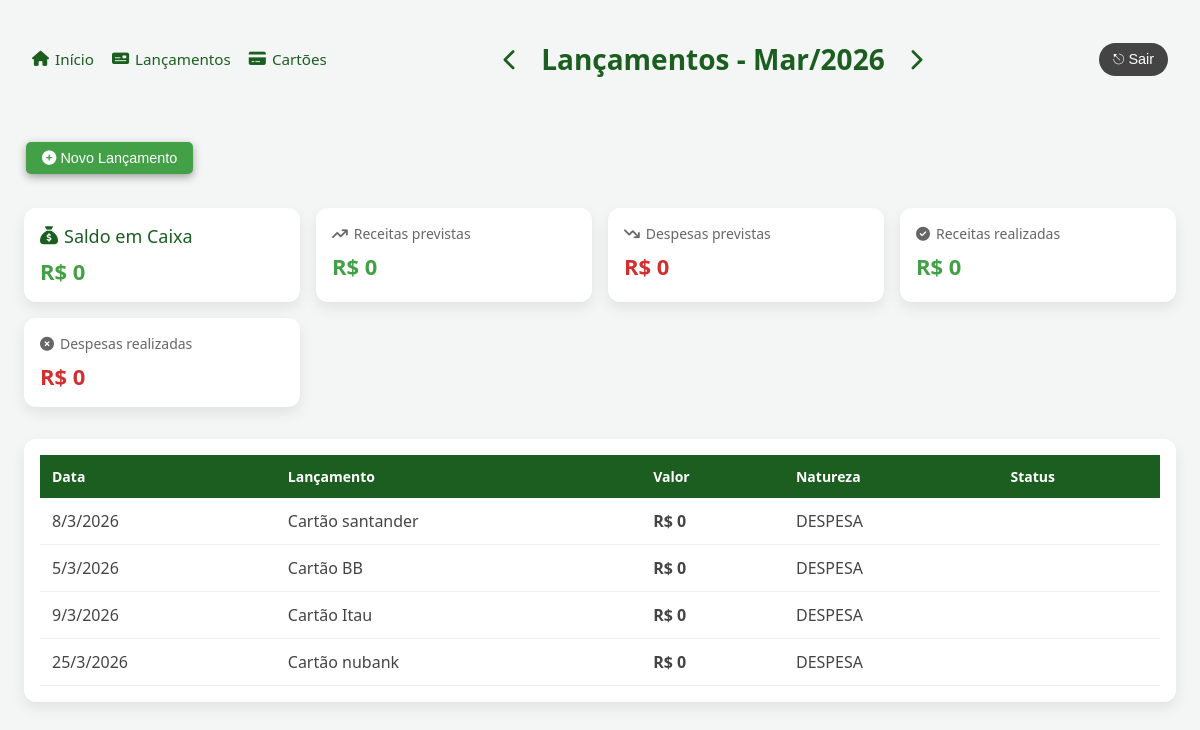
The app's page /home/?mes=3&ano=2026 with its own data.
### contas/models/cartao.py (models this page shows, shortened)
class Cartao(models.Model):
    descricao = models.CharField(max_length=70)
    limite = models.FloatField()
    fechamento = models.IntegerField()
    vencimento = models.IntegerField()
    dt_criacao = models.DateTimeField(auto_now=True)
    dt_update = models.DateTimeField(auto_now=True)
    class Meta:
        verbose_name_plural = 'Cartoes'

### contas/models/competencia.py (models this page shows, shortened)
class Competencia(models.Model):
    mes = models.PositiveSmallIntegerField()
    ano = models.PositiveSmallIntegerField()
    class Meta:
        unique_together = ('mes', 'ano')
        ordering = ['ano', 'mes']
    def mes_nome(self):
        MESES = [
            '', 'Jan', 'Fev', 'Mar', 'Abr', 'Mai', 'Jun',
            'Jul', 'Ago', 'Set', 'Out', 'Nov', 'Dez'
        ]
        return MESES[self.mes]

### contas/views/index.py (the view)
# urls.py: 2. Add a URL to urlpatterns:  path('', views.home, name='home')
def home(request):
    hoje = date.today()
    mes = request.GET.get('mes')
    ano = request.GET.get('ano')
    competencia = competencia_service.obter_ou_criar_competencia(
        mes=int(mes) if mes else hoje.month,
        ano=int(ano) if ano else hoje.year
    )
    lancamentos = Lancamento.objects.filter(
        data__month=competencia.mes,
        data__year=competencia.ano,
        fatura = None
    )
    cartoes = Cartao.objects.all()
    for c in cartoes:
        c.fatura = fatura_service.total_fatura_por_cartao(c, competencia)
    return render(request, 'contas/home.html', {
        'competencia': competencia,
        'lancamentos': lancamentos,
        'anterior': competencia_service.anterior(mes, ano),
        'proximo': competencia_service.proximo(mes, ano),
        'receitas_previstas': competencia_service.total_receitas_previstas(competencia),
        'despesas_previstas': competencia_service.total_despesas_previstas(competencia),
        'receitas_realizadas': competencia_service.total_receitas_realizadas(competencia),
        'despesas_realizadas': competencia_service.total_despesas_realizadas(competencia),
        'saldo_em_caixa': competencia_service.saldo_em_caixa(competencia),
        'form_action': "lancamentos_create_path",
        'path': reverse('home_path', args=None),
        'cartao': None,
        'cartoes': cartoes,
        'titulo': f"Lançamentos - { competencia.mes_nome() }/{ competencia.ano }",
        'titulo_tem_setas': True
    })

### contas/services/competencia_service.py (called while the page is built)
def obter_ou_criar_competencia(mes=None, ano=None):
    hoje = date.today()
    mes = mes or hoje.month
    ano = ano or hoje.year
    competencia, _ = Competencia.objects.get_or_create(
        mes=mes,
        ano=ano
    )
    return competencia

def anterior(mes, ano):
    atual = obter_ou_criar_competencia(mes, ano)
    if atual.mes == 1:
        novo_mes = 12
        novo_ano = atual.ano - 1
    else:
        novo_mes = atual.mes - 1
        novo_ano = atual.ano
    return {
        "mes": novo_mes,
        "ano": novo_ano
    }

def proximo(mes, ano):
    atual = obter_ou_criar_competencia(mes, ano)
    if atual.mes == 12:
        novo_mes = 1
        novo_ano = atual.ano + 1
    else:
        novo_mes =  atual.mes + 1
        novo_ano = atual.ano
    return {
        "mes": novo_mes,
        "ano": novo_ano
    }

def total_receitas_previstas(competencia):
    lancamentos = lancamento_service.get_receitas_competencia(competencia).filter(
        fatura = None
    )
    return soma_lancamentos(lancamentos)

def total_despesas_previstas(competencia):
    lancamentos = lancamento_service.get_despesas_competencia(competencia).filter(
        fatura = None
    )
    return soma_lancamentos(lancamentos)

def total_receitas_realizadas(competencia):
    lancamentos = lancamento_service.get_receitas_competencia(competencia).filter(pago = True)
    return soma_lancamentos(lancamentos)

def total_despesas_realizadas(competencia):
    lancamentos = lancamento_service.get_despesas_competencia(competencia).filter(pago = True)
    return soma_lancamentos(lancamentos)

def soma_lancamentos(lancamentos):
    soma = 0
    for l in lancamentos:
        soma += l.valor
    return soma

def saldo_em_caixa(competencia):
    return total_receitas_realizadas(competencia) - total_despesas_realizadas(competencia)

### contas/services/fatura_service.py (called while the page is built)
def obter_ou_criar_fatura(cartao, competencia):
    fatura, created = Fatura.objects.get_or_create(
        cartao=cartao,
        competencia=competencia
    )
    return fatura

def get_despesas_fatura(fatura):
    lancamentos = lancamento_service.get_despesas_competencia(fatura.competencia)
    lancamentos_fatura = lancamentos.filter(
        fatura = fatura
    )
    return competencia_service.soma_lancamentos(lancamentos_fatura)

def total_fatura(fatura):
    return get_receitas_fatura(fatura) - get_despesas_fatura(fatura)

def total_fatura_por_cartao(cartao, competencia):
    return total_fatura(obter_ou_criar_fatura(cartao, competencia))

### contas/templates/contas/home.html (shortened to what this page needs)
{% load static %}
<!DOCTYPE html>
<html lang="pt-br">
<head>
    <link rel="stylesheet"
          href="https://cdnjs.cloudflare.com/ajax/libs/font-awesome/6.5.1/css/all.min.css"/>
    <link rel="stylesheet" href="{% static 'contas/app.css' %}">
</head>
<body>
<div class="header">
    {% include "contas/shared/_menu.html" %}
    {% include "contas/shared/_competencia.html" %}
    <div class="login">
        <button class="logout-btn">
            ⎋ Sair
        </button>
    </div>
</div>
 <div class="acoes">
    <button class="add-lancamento-btn" onclick="openModal()">
        <i class="fa-solid fa-circle-plus"></i> Novo Lançamento
    </button>
</div>
<div class="cards">
    <div class="card saldo">
        <h3><i class="fa-solid fa-sack-dollar"></i> Saldo em Caixa</h3>
        {% if saldo_em_caixa < 0 %}
            <p class="despesa">R$ {{ saldo_em_caixa }}</p>
        {% else %}
            <p class="receita">R$ {{ saldo_em_caixa }}</p>
        {% endif %}
    </div>
    <div class="card">
        <h3><i class="fa-solid fa-arrow-trend-up"></i> Receitas previstas</h3>
        <p class="receita">R$ {{ receitas_previstas }}</p>
    </div>
    <div class="card">
        <h3><i class="fa-solid fa-arrow-trend-down"></i> Despesas previstas</h3>
        <p class="despesa">R$ {{ despesas_previstas }}</p>
    </div>
    <div class="card">
        <h3><i class="fa-solid fa-circle-check"></i> Receitas realizadas</h3>
        <p class="receita">R$ {{ receitas_realizadas }}</p>
    </div>
    <div class="card">
        <h3><i class="fa-solid fa-circle-xmark"></i> Despesas realizadas</h3>
        <p class="despesa">R$ {{ despesas_realizadas }}</p>
    </div>
</div>
<div class="table-container">
    <table>
        <thead>
            <tr>
                <th>Data</th>
                <th>Lançamento</th>
                <th>Valor</th>
                <th>Natureza</th>
                <th>Status</th>
            </tr>
        </thead>
        <tbody>
        {% for c in cartoes %}
            <tr>
                <td>{{ c.vencimento }}/{{ competencia.mes }}/{{ competencia.ano }}</td>
                <td>Cartão {{ c.descricao }}</td>
                <td class="valor"> {% if c.fatura < 0 %}
                                        <span class="despesa">R$ {{ c.fatura }}</span>
                                    {% else %}
                                        R$ {{ c.fatura }}</span>
                                    {% endif %}</td>
                <td>DESPESA</td>
                <td>
                </td>
            </tr>
        {% endfor %}
        </tbody>
    </table>
</div>
</body>
</html>

### contas/static/contas/app.css (style rules this page uses)
:root { --verde-principal: #1b5e20; --verde-claro: #43a047; --verde-agua: #66bb6a; --amarelo: #fbc02d; --cinza-bg: #f4f6f5; --cinza-texto: #444; --cinza-texto-hover: #636363; --cinza-shadow: #9e9e9e; --branco: #ffffff; }
body { font-family: system-ui, -apple-system, BlinkMacSystemFont, sans-serif; background: var(--cinza-bg); margin: 0; padding: 24px; color: var(--cinza-texto); }
.header { display: grid; grid-template-columns: auto 1fr auto; align-items: center; padding: 16px 8px; margin-bottom: 32px; }
.menu, .login { display: flex; align-items: center; gap: 12px; }
.logout-btn { background-color: var(--cinza-texto); color: white; border: none; padding: 8px 14px; border-radius: 20px; cursor: pointer; font-size: 0.9rem; }
.acoes { display: flex; align-items: left; justify-content: left; padding: 16px 16px 16px 2px; gap: 24px; }
.add-lancamento-btn { background-color: var(--verde-claro); color: white; border: none; border-radius: 5px; box-shadow: 0 3px 8px var(--cinza-shadow); padding: 8px 16px; margin-bottom: 18px; cursor: pointer; font-size: 0.9rem; }
.cards { display: grid; grid-template-columns: repeat(auto-fit, minmax(220px, 1fr)); gap: 16px; margin-bottom: 32px; }
.card { background: var(--branco); border-radius: 12px; padding: 16px; box-shadow: 0 6px 14px rgba(0,0,0,.08); }
.card h3 { margin: 0 0 8px; font-size: 14px; font-weight: 500; color: #666; display: flex; align-items: center; gap: 6px; }
.card p { margin: 0; font-size: 22px; font-weight: 600; }
.saldo h3 { font-size: 18px; color: #1b5e20; }
.receita { color: var(--verde-claro); }
.despesa { color: #d32f2f; }
.table-container { background: var(--branco); border-radius: 12px; padding: 16px; box-shadow: 0 6px 14px rgba(0,0,0,.08); }
table { width: 100%; border-collapse: collapse; }
thead { background: var(--verde-principal); color: var(--branco); }
th, td { padding: 12px; text-align: left; }
th { font-size: 14px; font-weight: 600; }
tbody tr { border-bottom: 1px solid #eee; }
.valor { font-weight: 600; }
.pago, .receita { color: var(--verde-claro); }
.nao-pago, .despesa { color: #d32f2f; }

### records on screen
Cartao: vencimento "8", descricao "santander", fatura "0"
Competencia: mes "3", ano "2026"
Cartao: vencimento "5", descricao "BB", fatura "0"
Cartao: vencimento "9", descricao "Itau", fatura "0"
Cartao: vencimento "25", descricao "nubank", fatura "0"

### other values on screen
{{ titulo }} "Lançamentos - Mar/2026"
{{ saldo_em_caixa }} "0"
{{ receitas_previstas }} "0"
{{ despesas_previstas }} "0"
{{ receitas_realizadas }} "0"
{{ despesas_realizadas }} "0"
